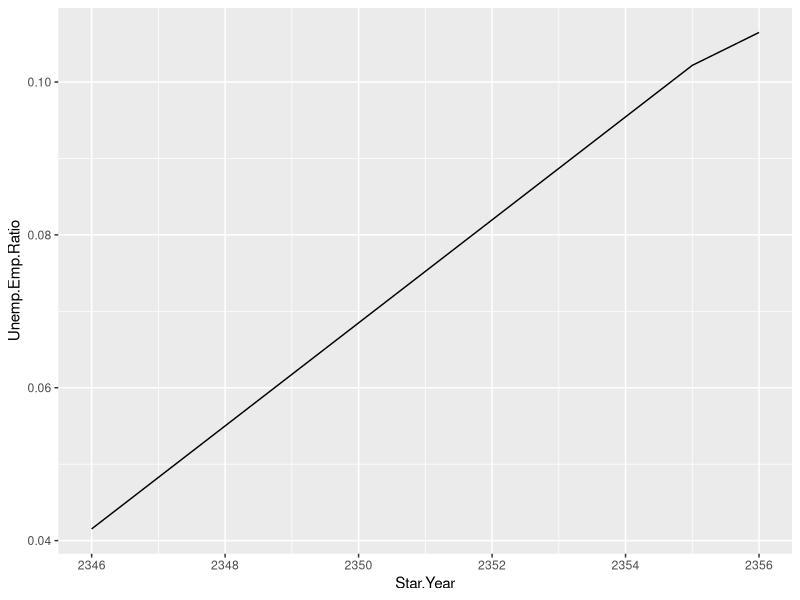
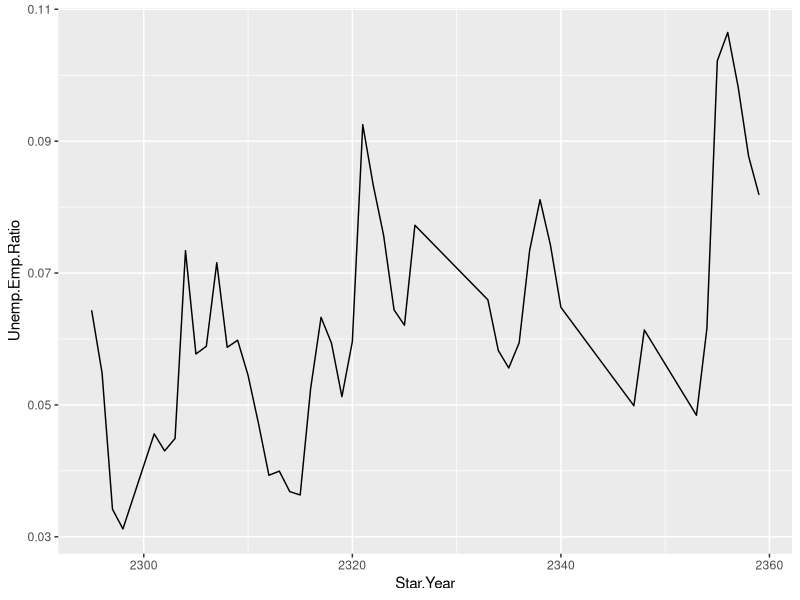
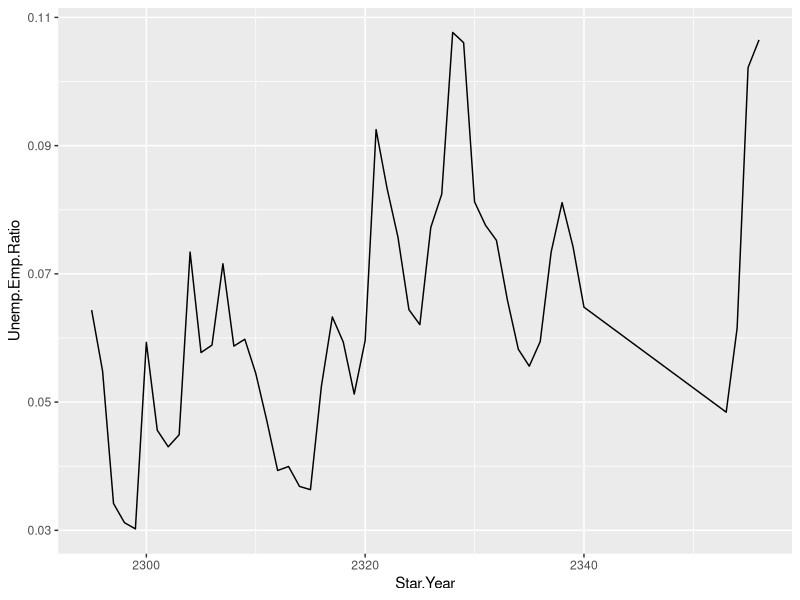
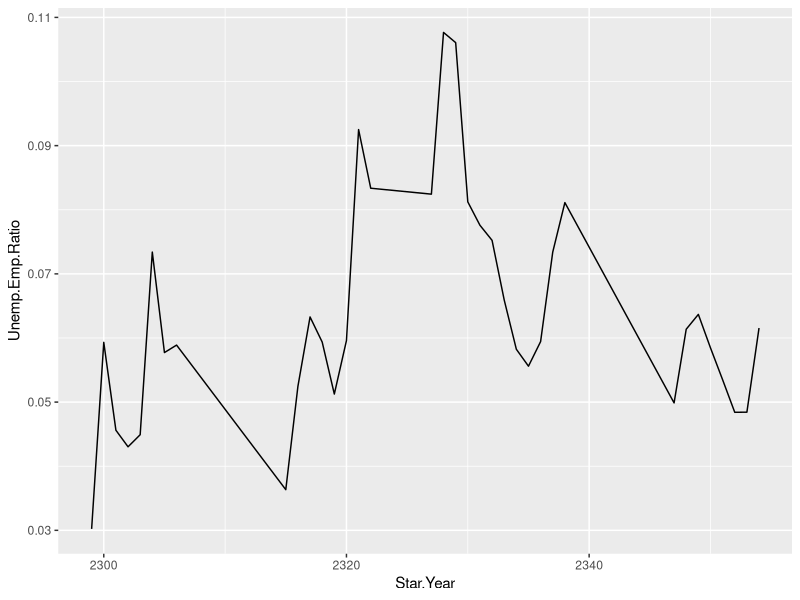
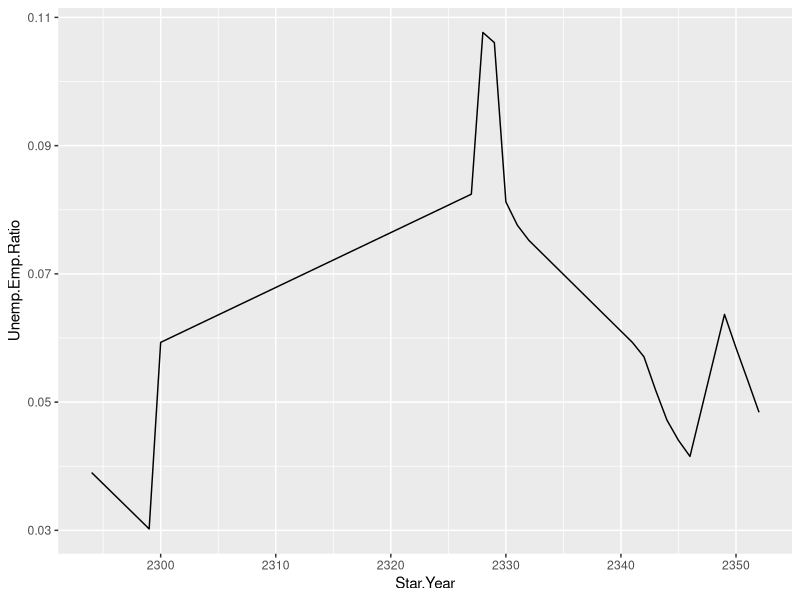
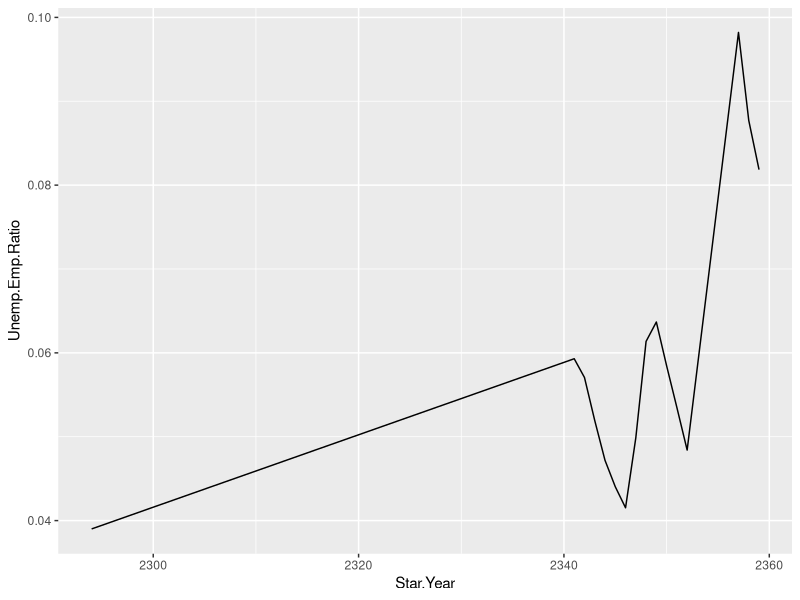

These charts were generated, in order, by the following R code:
## ---- chunk 1
employment <- read.csv("Employment.csv")
monthly <- read.csv("MonthlySample.csv")
unemployment <- read.csv("Unemployment.csv")
party <- read.csv("PartyControl.csv")
## ---- chunk 2
library(ggplot2)


party$Senate <- as.factor(party$Senate)

#Biased Romulan Unemployment
romulan_prez_data <- subset(party, President == "R" & Star.Year > 2345 & Star.Year < 2357)


#Romulan President Unemployment
romulan_results2 <- ggplot(data = romulan_prez_data,aes(x=Star.Year, y=Unemp.Emp.Ratio))+geom_line()
romulan_results2

#Romulan Senate
romulan_senate_data <- subset(party, Senate == "R " | Senate == "R")
romulan_results3 <- ggplot(data = romulan_senate_data,aes(x=Star.Year, y=Unemp.Emp.Ratio))+geom_line()
romulan_results3

#Romulan HoR
romulan_house_data <- subset(party, House == "R " | House == "R")
romulan_results4 <- ggplot(data = romulan_house_data,aes(x=Star.Year, y=Unemp.Emp.Ratio))+geom_line()
romulan_results4




klingon_prez_data <- subset(party, President == "K")
klingon_results1 <- ggplot(data = klingon_prez_data,aes(x=Star.Year, y=Unemp.Emp.Ratio))+geom_line()
klingon_results1

klingon_senate_data <- subset(party, Senate == "K ")
klingon_results2 <- ggplot(data = klingon_senate_data,aes(x=Star.Year, y=Unemp.Emp.Ratio))+geom_line()
klingon_results2

klingon_house_data <- subset(party, House == "K ")
klingon_results3 <- ggplot(data = klingon_house_data,aes(x=Star.Year, y=Unemp.Emp.Ratio))+geom_line()
klingon_results3


## ---- chunk 3

